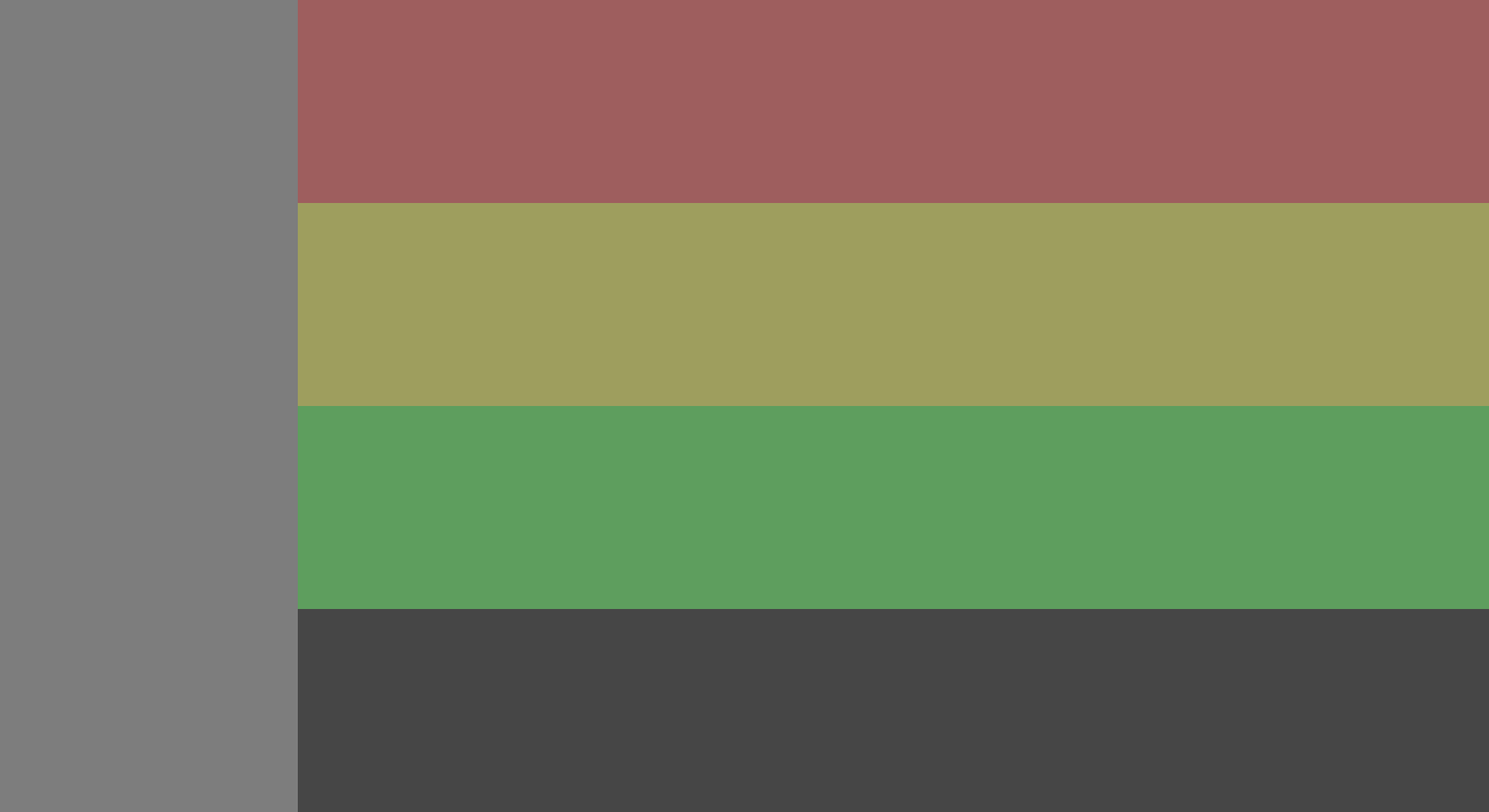
<?xml version="1.0" encoding="UTF-8"?>
<ui version="4.0">
 <class>MainWindow</class>
 <widget class="QMainWindow" name="MainWindow">
  <property name="geometry">
   <rect>
    <x>0</x>
    <y>0</y>
    <width>1980</width>
    <height>1080</height>
   </rect>
  </property>
  <property name="windowTitle">
   <string>Scavengers</string>
  </property>
  <widget class="QWidget" name="centralWidget">
   <layout class="QHBoxLayout" name="scavengers_layout">
    <property name="spacing">
     <number>0</number>
    </property>
    <property name="leftMargin">
     <number>0</number>
    </property>
    <property name="topMargin">
     <number>0</number>
    </property>
    <property name="rightMargin">
     <number>0</number>
    </property>
    <property name="bottomMargin">
     <number>0</number>
    </property>
    <item>
     <widget class="QFrame" name="game_area">
      <property name="styleSheet">
       <string notr="true">background-color: rgb(125, 125, 125);</string>
      </property>
      <property name="frameShape">
       <enum>QFrame::NoFrame</enum>
      </property>
      <property name="frameShadow">
       <enum>QFrame::Raised</enum>
      </property>
      <property name="lineWidth">
       <number>0</number>
      </property>
      <layout class="QGridLayout" name="gridLayout" rowstretch="3,0,1" columnstretch="1,4">
       <property name="leftMargin">
        <number>0</number>
       </property>
       <property name="topMargin">
        <number>0</number>
       </property>
       <property name="rightMargin">
        <number>0</number>
       </property>
       <property name="bottomMargin">
        <number>0</number>
       </property>
       <property name="spacing">
        <number>0</number>
       </property>
       <item row="2" column="1">
        <widget class="QFrame" name="player_view">
         <property name="sizePolicy">
          <sizepolicy hsizetype="Preferred" vsizetype="Preferred">
           <horstretch>3</horstretch>
           <verstretch>1</verstretch>
          </sizepolicy>
         </property>
         <property name="styleSheet">
          <string notr="true">background-color: rgba(0,0,0, 25%);</string>
         </property>
         <property name="frameShape">
          <enum>QFrame::NoFrame</enum>
         </property>
         <property name="frameShadow">
          <enum>QFrame::Plain</enum>
         </property>
         <property name="lineWidth">
          <number>0</number>
         </property>
         <layout class="QHBoxLayout" name="player_view_layout" stretch="1,3,1">
          <property name="spacing">
           <number>0</number>
          </property>
          <property name="leftMargin">
           <number>0</number>
          </property>
          <property name="topMargin">
           <number>0</number>
          </property>
          <property name="rightMargin">
           <number>0</number>
          </property>
          <property name="bottomMargin">
           <number>0</number>
          </property>
          <item>
           <widget class="QFrame" name="left_info">
            <property name="sizePolicy">
             <sizepolicy hsizetype="Preferred" vsizetype="Preferred">
              <horstretch>1</horstretch>
              <verstretch>0</verstretch>
             </sizepolicy>
            </property>
            <property name="frameShape">
             <enum>QFrame::NoFrame</enum>
            </property>
            <property name="frameShadow">
             <enum>QFrame::Plain</enum>
            </property>
           </widget>
          </item>
          <item>
           <widget class="QFrame" name="hand">
            <property name="sizePolicy">
             <sizepolicy hsizetype="Preferred" vsizetype="Preferred">
              <horstretch>3</horstretch>
              <verstretch>0</verstretch>
             </sizepolicy>
            </property>
            <property name="frameShape">
             <enum>QFrame::NoFrame</enum>
            </property>
            <property name="frameShadow">
             <enum>QFrame::Plain</enum>
            </property>
           </widget>
          </item>
          <item>
           <widget class="QFrame" name="right_info">
            <property name="sizePolicy">
             <sizepolicy hsizetype="Preferred" vsizetype="Preferred">
              <horstretch>1</horstretch>
              <verstretch>0</verstretch>
             </sizepolicy>
            </property>
            <property name="frameShape">
             <enum>QFrame::NoFrame</enum>
            </property>
            <property name="frameShadow">
             <enum>QFrame::Plain</enum>
            </property>
           </widget>
          </item>
         </layout>
         <zorder>right_info</zorder>
         <zorder>left_info</zorder>
         <zorder>hand</zorder>
        </widget>
       </item>
       <item row="0" column="1">
        <widget class="QFrame" name="battlefield">
         <property name="sizePolicy">
          <sizepolicy hsizetype="Preferred" vsizetype="Preferred">
           <horstretch>3</horstretch>
           <verstretch>3</verstretch>
          </sizepolicy>
         </property>
         <property name="styleSheet">
          <string notr="true">border: 0;</string>
         </property>
         <layout class="QVBoxLayout" name="battlefield_layout" stretch="1,1,1">
          <property name="spacing">
           <number>0</number>
          </property>
          <property name="leftMargin">
           <number>0</number>
          </property>
          <property name="topMargin">
           <number>0</number>
          </property>
          <property name="rightMargin">
           <number>0</number>
          </property>
          <property name="bottomMargin">
           <number>0</number>
          </property>
          <item>
           <widget class="QFrame" name="enemy_area">
            <property name="styleSheet">
             <string notr="true">background-color: rgba(255, 0, 0, 25%);</string>
            </property>
           </widget>
          </item>
          <item>
           <widget class="QFrame" name="neutral_area">
            <property name="styleSheet">
             <string notr="true">background-color: rgba(255, 255, 0, 25%);</string>
            </property>
           </widget>
          </item>
          <item>
           <widget class="QFrame" name="player_area">
            <property name="styleSheet">
             <string notr="true">background-color: rgba(0, 255, 0, 25%);</string>
            </property>
           </widget>
          </item>
         </layout>
        </widget>
       </item>
       <item row="1" column="0">
        <widget class="QFrame" name="info_area">
         <property name="sizePolicy">
          <sizepolicy hsizetype="Preferred" vsizetype="Preferred">
           <horstretch>0</horstretch>
           <verstretch>0</verstretch>
          </sizepolicy>
         </property>
         <property name="frameShape">
          <enum>QFrame::NoFrame</enum>
         </property>
         <property name="frameShadow">
          <enum>QFrame::Raised</enum>
         </property>
        </widget>
       </item>
      </layout>
     </widget>
    </item>
   </layout>
  </widget>
 </widget>
 <layoutdefault spacing="6" margin="11"/>
 <resources/>
 <connections/>
</ui>
